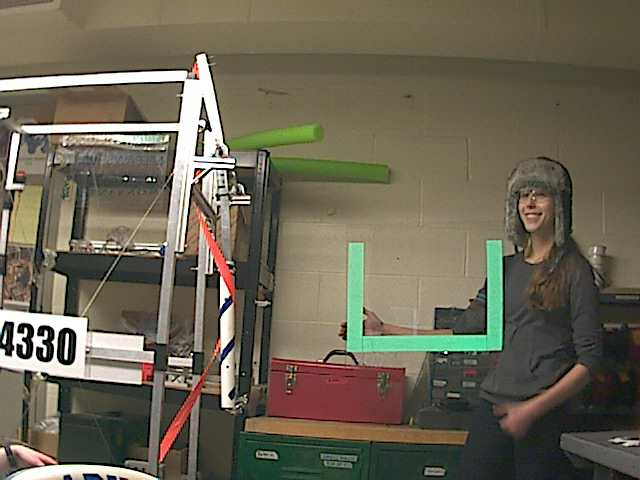
//> input picture images/reflective.jpg, 640 x 480 px
$ ./blob ../images/reflective.jpg   (built with g++ and OpenCV 4)
//> lines starting //> are read from the running program, lines starting //| are printed output that depends on the picture; after the words box and inside, x2 and y2 are one past the last pixel; in counts of white or black regions, pixels touching at a corner belong together
#include "opencv2/highgui/highgui.hpp"
#include "opencv2/imgproc/imgproc.hpp"
#include <iostream>
#include <stdio.h>
#include <stdlib.h>
#include <limits>

using namespace cv;
using namespace std;

/// Global variables
Mat src, src_hls, res, color_filtered, test1, test2, test3;
int iLowH = 0;
int iHighH = 255;
int iLowS = 104;
int iHighS = 255;
int iLowL = 57;
int iHighL = 255;
int thresh = 100;
int max_thresh = 255;
const char* controls_window = "Controls";
const char* color_filter_window = "Binary Image";
const char* cleaned_window = "Cleaned Image";
const double _targetWidth = 3.31;
const double _targetHeight = 5.83;

/// Function header
void clean_demo( int, void* );

/** @function main */
int main( int, char** argv )
{
  /// Load source image and convert it to gray
  src = imread( argv[1], 1 );
//> src is the input picture: 480 rows x 640 cols, CV_8UC3; mean B, G, R 83.8, 101.1, 106.4
  resize(src, res, Size(), .6, .6);
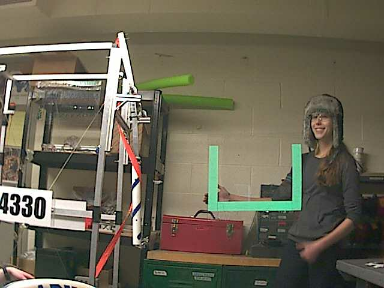
//> res: 288 rows x 384 cols, CV_8UC3; mean B, G, R 83.7, 101, 106.3
  cvtColor( res, src_hls, CV_BGR2HSV );
//> src_hls: 288 rows x 384 cols, CV_8UC3; mean H, S, V 32.7, 67.6, 110

  /// Create a window and a trackbar
  namedWindow( controls_window, CV_WINDOW_AUTOSIZE );
  createTrackbar( "LowH: ", controls_window, &iLowH, 255, clean_demo );
  createTrackbar( "HighH: ", controls_window, &iHighH, 255, clean_demo );
  createTrackbar( "LowS: ", controls_window, &iLowS, 255, clean_demo );
  createTrackbar( "HighS: ", controls_window, &iHighS, 255, clean_demo );
  createTrackbar( "LowL: ", controls_window, &iLowL, 255, clean_demo );
  createTrackbar( "HighL: ", controls_window, &iHighL, 255, clean_demo );
  createTrackbar( " Canny thresh:", controls_window, &thresh, max_thresh, clean_demo );
  imshow( controls_window, res );

  clean_demo( 0, 0 );

  waitKey(0);
  return(0);
}

void clean_demo( int, void* )
{
  printf( "(%d,%d,%d) to (%d,%d,%d)\n", iLowH, iLowS, iLowL, iHighH, iHighS, iHighL );

  inRange( src_hls, Scalar(iLowH, iLowS, iLowL), Scalar(iHighH, iHighS, iHighL), color_filtered );
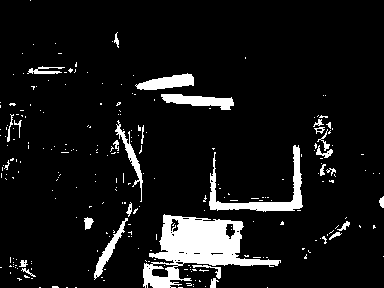
//> color_filtered: 288 rows x 384 cols, CV_8UC1; 8.7% white; 255 white regions (227 under 20 px), largest, box (x1, y1, x2, y2) and area: (143, 214, 281, 288) 4335, (209, 145, 303, 212) 1327, (161, 94, 234, 110) 658
  namedWindow( color_filter_window, CV_WINDOW_AUTOSIZE );
  imshow( color_filter_window, color_filtered );
  cvtColor( res , test1 , CV_BGR2GRAY);
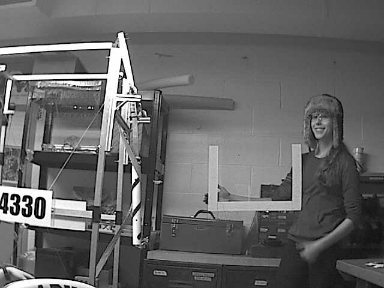
//> test1: 288 rows x 384 cols, CV_8UC1; min 0, max 255, mean 100.7
  //blur( test1, test2, Size(3,3) );
  Canny(color_filtered , test2 , thresh , thresh*2 , 3);
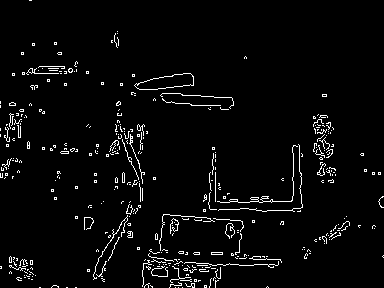
//> test2: 288 rows x 384 cols, CV_8UC1; 3.6% white in thin lines or dots

  std::vector < std::vector<Point> > contours;
  std::vector < std::vector<Point> > filteredContours;
  std::vector<Point2d> centers;

  Mat tmpBinaryImage = color_filtered.clone();
  findContours(test2, contours, RETR_LIST, CHAIN_APPROX_NONE);
//> contours = 460 contours, 454 with area under 20; largest, box (x1, y1, x2, y2) and area: (134, 73, 194, 90) 592, (134, 73, 194, 90) 588, (217, 145, 298, 203) 50, (127, 231, 133, 238) 22, (211, 252, 223, 255) 22, (211, 252, 223, 255) 20
  Mat cleanedImage;
  cvtColor( test2, cleanedImage, CV_GRAY2RGB );
//> cleanedImage: 288 rows x 384 cols, CV_8UC3; 3.6% white in thin lines or dots


  cleanedImage.setTo(Scalar(255,255,255));
//> cleanedImage: 288 rows x 384 cols, CV_8UC3; every value is 255

  for (size_t contourIdx = 0; contourIdx < contours.size(); contourIdx++) {
    Point2d center;
    const Moments moms = moments(Mat(contours[contourIdx]));

    // filter blobs which are too small
    double area = moms.m00;
    if ( area < 300 ) {
      continue;
    }
    Rect rect = boundingRect(contours[contourIdx]);
    double width = rect.width;
    double height = rect.height;
    double aspectRatio = height / width;
    double perfectAspectRatio = _targetHeight/_targetWidth;
    cout << "Perfect A/S: " << perfectAspectRatio << endl;
    cout << "A/S: " << aspectRatio << endl;
    double aspectRatioTolerance = 0.55;
    if ( aspectRatio < perfectAspectRatio - aspectRatioTolerance ||
         aspectRatio > perfectAspectRatio + aspectRatioTolerance ) {
      continue;
    }
    cout << "Height:" << height << ", Width: " << width << endl;
    // [7 lines of commented-out code are left out]

    double rectangularness = area / ( width * height );
    if ( rectangularness < 0.5 ) {
      continue;
    }

    printf("Area is %.2f\n", area);
    center = Point2d(moms.m10 / moms.m00, moms.m01 / moms.m00);
    circle( cleanedImage, center, 2, Scalar(255,0,0), 2, 8, 0);
    filteredContours.push_back(contours[contourIdx]);
    centers.push_back(center);
    Canny(test1 , test2 , thresh , thresh*2 , 3);
  }
//> this loop made 460 passes
//> (area, rect, width, height, aspectRatio) on passes 422, 425: (588.5, Rect(134, 73, 60, 17), 60, 17, 0.283), (592.5, Rect(134, 73, 60, 17), 60, 17, 0.283)
//| Perfect A/S: 1.76133
//| A/S: 0.283333
//| Perfect A/S: 1.76133
//| A/S: 0.283333
//> (output is shown up to pass 425 of 460)
//> after the loop, filteredContours = 0 contours

  drawContours( cleanedImage, filteredContours, -1, Scalar(0,255,0) );
  if ( centers.size() > 1 ) {
    double centerX = (centers[1].x + centers[2].x)/2;
    double centerY = (centers[1].y + centers[2].y)/2;
    printf("Aim Point is (%.2f, %.2f)\n", centerX, centerY);
    Point2d aimPoint = Point2d(centerX, centerY);
    circle(cleanedImage, aimPoint, 2, Scalar(0,0,255), 2, 8, 0);
    circle(cleanedImage, Point2d(centers[0].x, centers[0].y) , 2 , Scalar(255,0,255), 2 , 8 , 0);
  }

  namedWindow( cleaned_window, CV_WINDOW_AUTOSIZE );
  imshow( cleaned_window, cleanedImage );
}
